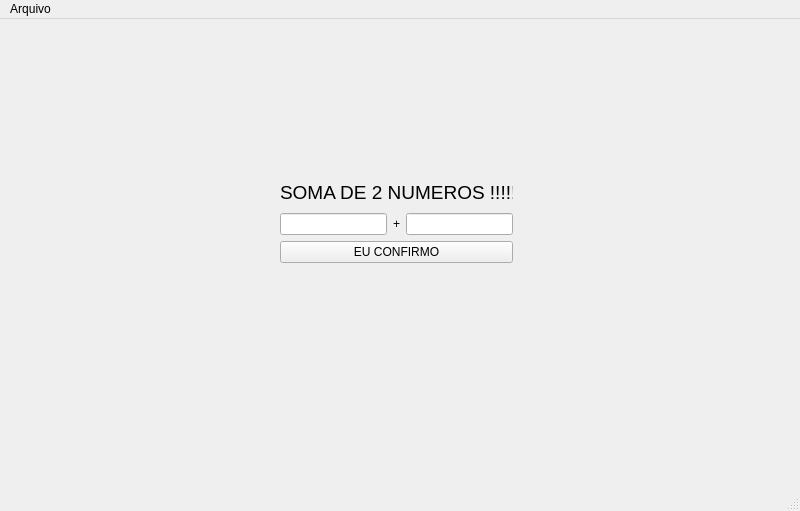
<?xml version="1.0" encoding="UTF-8"?>
<ui version="4.0">
 <class>MainWindow</class>
 <widget class="QMainWindow" name="MainWindow">
  <property name="geometry">
   <rect>
    <x>0</x>
    <y>0</y>
    <width>800</width>
    <height>511</height>
   </rect>
  </property>
  <property name="windowTitle">
   <string>MainWindow</string>
  </property>
  <widget class="QWidget" name="centralwidget">
   <widget class="QWidget" name="verticalLayoutWidget">
    <property name="geometry">
     <rect>
      <x>280</x>
      <y>160</y>
      <width>233</width>
      <height>121</height>
     </rect>
    </property>
    <layout class="QVBoxLayout" name="verticalLayout">
     <item>
      <widget class="QLabel" name="label_3">
       <property name="styleSheet">
        <string notr="true">p{
	text-align: center;
}</string>
       </property>
       <property name="text">
        <string>&lt;html&gt;&lt;head/&gt;&lt;body&gt;&lt;p&gt;&lt;span style=&quot; font-size:14pt;&quot;&gt;SOMA DE 2 NUMEROS !!!!!!&lt;/span&gt;&lt;/p&gt;&lt;/body&gt;&lt;/html&gt;</string>
       </property>
       <property name="alignment">
        <set>Qt::AlignCenter</set>
       </property>
      </widget>
     </item>
     <item>
      <layout class="QHBoxLayout" name="horizontalLayout">
       <item>
        <widget class="QLineEdit" name="lineEdit"/>
       </item>
       <item>
        <widget class="QLabel" name="label">
         <property name="text">
          <string>+</string>
         </property>
        </widget>
       </item>
       <item>
        <widget class="QLineEdit" name="lineEdit_2"/>
       </item>
      </layout>
     </item>
     <item>
      <widget class="QPushButton" name="pushButton">
       <property name="text">
        <string>EU CONFIRMO</string>
       </property>
       <property name="iconSize">
        <size>
         <width>16</width>
         <height>16</height>
        </size>
       </property>
       <property name="autoDefault">
        <bool>false</bool>
       </property>
       <property name="default">
        <bool>false</bool>
       </property>
       <property name="flat">
        <bool>false</bool>
       </property>
      </widget>
     </item>
     <item>
      <widget class="QLabel" name="label_2">
       <property name="font">
        <font>
         <pointsize>20</pointsize>
        </font>
       </property>
       <property name="mouseTracking">
        <bool>false</bool>
       </property>
       <property name="styleSheet">
        <string notr="true">p{
	display: flex;
	justify-content: center;
	align-items: center;
}</string>
       </property>
       <property name="text">
        <string/>
       </property>
       <property name="alignment">
        <set>Qt::AlignCenter</set>
       </property>
      </widget>
     </item>
    </layout>
   </widget>
  </widget>
  <widget class="QMenuBar" name="menubar">
   <property name="geometry">
    <rect>
     <x>0</x>
     <y>0</y>
     <width>800</width>
     <height>21</height>
    </rect>
   </property>
   <widget class="QMenu" name="menuArquivo">
    <property name="title">
     <string>Arquivo</string>
    </property>
    <addaction name="actionSalvar"/>
    <addaction name="actionAbrir"/>
    <addaction name="actionNovo"/>
    <addaction name="actionSair"/>
   </widget>
   <addaction name="menuArquivo"/>
  </widget>
  <widget class="QStatusBar" name="statusbar"/>
  <action name="actionSalvar">
   <property name="text">
    <string>Salvar</string>
   </property>
  </action>
  <action name="actionSair">
   <property name="text">
    <string>Sair</string>
   </property>
  </action>
  <action name="actionNovo">
   <property name="text">
    <string>Novo</string>
   </property>
  </action>
  <action name="actionAbrir">
   <property name="text">
    <string>Abrir</string>
   </property>
  </action>
 </widget>
 <resources/>
 <connections/>
</ui>
